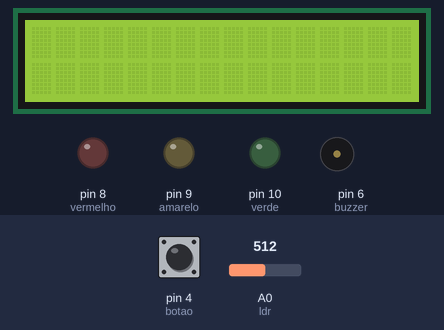
A sketch run on a simulated Arduino Uno, built with avr-gcc and run on an emulated ATmega328P. On the bench: 16×2 character LCD, output pins drawn as LEDs (lit = HIGH), buzzer (waves = sounding). The test bench sets the inputs (shaded band); at power-on: pin 4 (botao) LOW, A0 (ldr) = 512. What the sketch prints to the serial monitor is not drawn.

Above: at 1.2 s.
1.3 s: pin 4 (botao) pulled HIGH for 0.15 s
At 3.0 s:
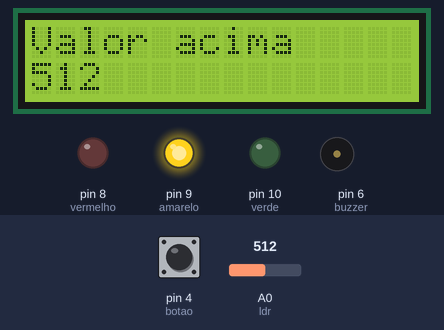
3.8 s: A0 (ldr) set to 660
5.3 s: A0 (ldr) set to 684
At 6.5 s:
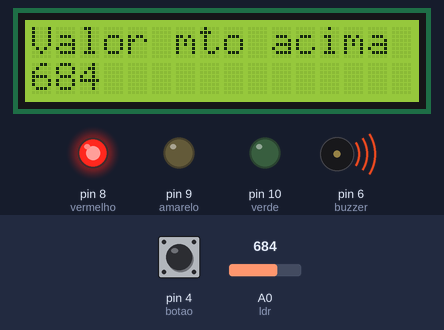
8.3 s: A0 (ldr) set to 306
At 9.1 s:
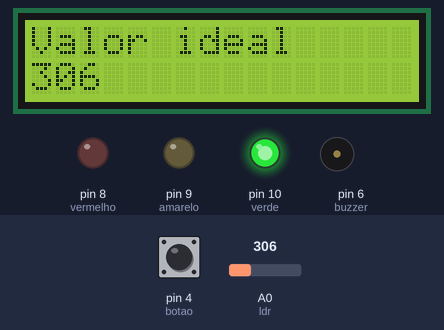
10.3 s: pin 4 (botao) pulled HIGH for 1 s
At 10.9 s:
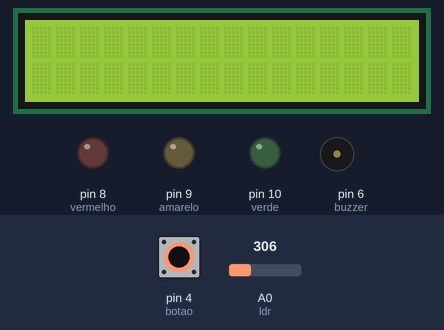
12.8 s: pin 4 (botao) pulled HIGH for 3.2 s
At 13.2 s:
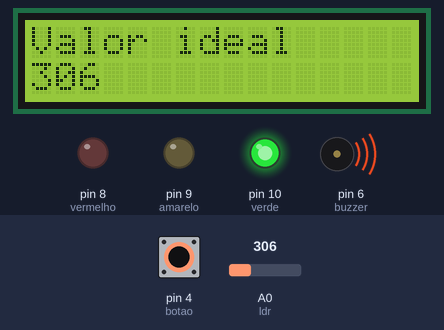
Timing chart, 0 to 15.8 s (numbered marks = the images above; inputs shaded):
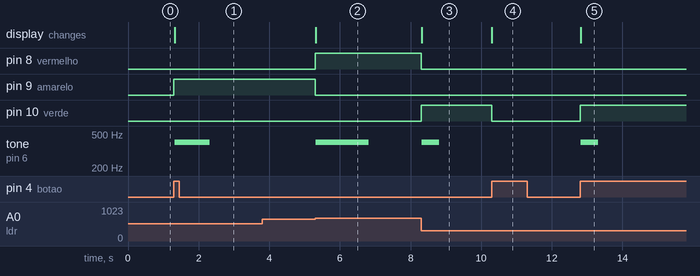

Measured:
- the behaviour switches between 668 and 669 on A0 (ldr) (found by bisection; images 1 and 2)
- after the input at 1.3 s, pin 9 (amarelo): LOW → HIGH at once; tone on pin 6 (buzzer): silent → 400 Hz at once, → silent 1.0 s later; the display: changes at once (image 1)
- after the input at 3.8 s, every drawn part: stays the same
- after the input at 5.3 s, pin 8 (vermelho): LOW → HIGH at once; pin 9 (amarelo): HIGH → LOW at once; tone on pin 6 (buzzer): silent → 400 Hz at once, → silent 1.5 s later; the display: changes at once (image 2)
- after the input at 8.3 s, pin 8 (vermelho): HIGH → LOW at once; pin 10 (verde): LOW → HIGH at once; tone on pin 6 (buzzer): silent → 400 Hz at once, → silent 0.50 s later; the display: changes at once (image 3)
- after the input at 10.3 s, pin 10 (verde): HIGH → LOW at once; the display: changes at once (image 4)
- after the input at 12.8 s, pin 10 (verde): LOW → HIGH at once; tone on pin 6 (buzzer): silent → 400 Hz at once, → silent 0.50 s later; the display: changes at once (image 5)

The sketch:

Controledeestufacomlcd.ino
```cpp
#include <LiquidCrystal_I2C.h>
LiquidCrystal_I2C lcd(0x27, 16, 2);

//controle de estufa
int botao = 4;
int valor;
int anterior = 0;
int c ;
int i ;

int verde = 10;
int amarelo = 9;
int vermelho = 8;
int ultimoEstado = -1;//-1 nada 0 verde 1 amarelo 2 vermelho

int buzzer = 6;
int estado = LOW;
int ldr = A0;
int entrada = 0;

void setup()
{
 Serial.begin(9600);
 pinMode(botao, INPUT);
 pinMode(verde, OUTPUT);
 pinMode(amarelo, OUTPUT);
 pinMode(vermelho, OUTPUT);

 lcd.init();
 lcd.backlight();

}

void loop()
{
  lcd.setCursor(0,0);
  valor = digitalRead(botao);
  if(valor == HIGH && anterior == LOW){
    estado = !estado;
  }
  anterior = valor;
  if(estado == HIGH){
    entrada = analogRead(ldr);
    if(entrada> 0.8*835){
      digitalWrite(vermelho, 1);
      digitalWrite(amarelo, 0);
      digitalWrite(verde, 0);
      if(ultimoEstado != 2){
        lcd.clear();
        lcd.setCursor(0,0);
        lcd.print("Valor mto acima");
        lcd.setCursor(0,1);
        lcd.print(entrada);
        Serial.println("Valor mto acima");
        for( c = 0; c<3; c++){
          tone(buzzer, 400);
          delay(500);
          noTone(buzzer);}
        ultimoEstado = 2;
      }
    }
    else if(entrada>0.5*835){
      digitalWrite(vermelho, 0);
      digitalWrite(amarelo, 1);
      digitalWrite(verde, 0);
      if(ultimoEstado != 1){
       lcd.clear();
        lcd.setCursor(0,0);
        lcd.print("Valor acima");
        lcd.setCursor(0,1);
        lcd.print(entrada);
        Serial.println("Valor acima");

      for(i=0;i<2;i++){
        tone(buzzer,400);
        delay(500);
        noTone(buzzer);}
        ultimoEstado = 1;
      }
    }
    else{
      digitalWrite(vermelho, 0);
      digitalWrite(amarelo, 0);
      digitalWrite(verde, 1);
      if(ultimoEstado != 0){
        lcd.clear();
        lcd.setCursor(0,0);
        lcd.print("Valor ideal");
        lcd.setCursor(0,1);
        lcd.print(entrada);
        Serial.println("Valor ideal");

      tone(buzzer, 400);
      delay(500);
      noTone(buzzer);
      }
      ultimoEstado = 0;

    }

  //digitalWrite(led, 1);
  }
  else{
    lcd.clear();
    ultimoEstado = -1;
      digitalWrite(vermelho, 0);
      digitalWrite(amarelo, 0);
      digitalWrite(verde, 0);
  }

}
```
